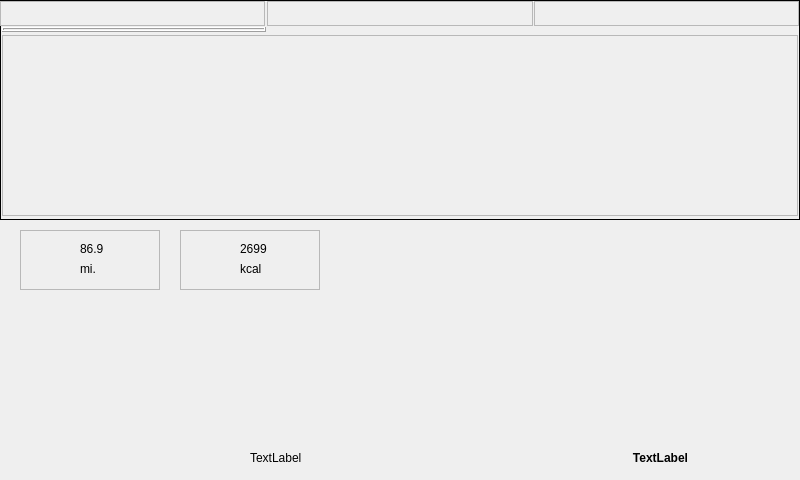
<?xml version="1.0" encoding="UTF-8"?>
<ui version="4.0">
 <class>Widget</class>
 <widget class="QWidget" name="Widget">
  <property name="geometry">
   <rect>
    <x>0</x>
    <y>0</y>
    <width>800</width>
    <height>480</height>
   </rect>
  </property>
  <property name="cursor">
   <cursorShape>BlankCursor</cursorShape>
  </property>
  <property name="windowTitle">
   <string>Widget</string>
  </property>
  <property name="autoFillBackground">
   <bool>true</bool>
  </property>
  <widget class="QFrame" name="frameCurtainMenu">
   <property name="geometry">
    <rect>
     <x>0</x>
     <y>0</y>
     <width>800</width>
     <height>220</height>
    </rect>
   </property>
   <property name="focusPolicy">
    <enum>Qt::NoFocus</enum>
   </property>
   <property name="frameShape">
    <enum>QFrame::Box</enum>
   </property>
   <property name="frameShadow">
    <enum>QFrame::Plain</enum>
   </property>
   <property name="lineWidth">
    <number>1</number>
   </property>
   <widget class="QFrame" name="frameBikeIndfo">
    <property name="geometry">
     <rect>
      <x>2</x>
      <y>35</y>
      <width>796</width>
      <height>181</height>
     </rect>
    </property>
    <property name="frameShape">
     <enum>QFrame::StyledPanel</enum>
    </property>
    <property name="frameShadow">
     <enum>QFrame::Raised</enum>
    </property>
    <widget class="QLabel" name="lbBikeWheel">
     <property name="geometry">
      <rect>
       <x>460</x>
       <y>0</y>
       <width>311</width>
       <height>171</height>
      </rect>
     </property>
     <property name="text">
      <string/>
     </property>
     <property name="pixmap">
      <pixmap resource="configuration.qrc">:/images/bike-rearwheel.png</pixmap>
     </property>
     <property name="alignment">
      <set>Qt::AlignCenter</set>
     </property>
    </widget>
   </widget>
   <widget class="QFrame" name="frameslide">
    <property name="geometry">
     <rect>
      <x>2</x>
      <y>27</y>
      <width>264</width>
      <height>5</height>
     </rect>
    </property>
    <property name="frameShape">
     <enum>QFrame::Box</enum>
    </property>
    <property name="frameShadow">
     <enum>QFrame::Raised</enum>
    </property>
   </widget>
   <widget class="hmiMouseEvent" name="lbInfo">
    <property name="geometry">
     <rect>
      <x>0</x>
      <y>1</y>
      <width>265</width>
      <height>25</height>
     </rect>
    </property>
    <property name="mouseTracking">
     <bool>true</bool>
    </property>
    <property name="frameShape">
     <enum>QFrame::StyledPanel</enum>
    </property>
    <property name="text">
     <string/>
    </property>
    <property name="pixmap">
     <pixmap resource="configuration.qrc">:/images/info.png</pixmap>
    </property>
    <property name="alignment">
     <set>Qt::AlignCenter</set>
    </property>
   </widget>
   <widget class="hmiMouseEvent" name="lbList">
    <property name="geometry">
     <rect>
      <x>267</x>
      <y>1</y>
      <width>266</width>
      <height>25</height>
     </rect>
    </property>
    <property name="mouseTracking">
     <bool>true</bool>
    </property>
    <property name="frameShape">
     <enum>QFrame::StyledPanel</enum>
    </property>
    <property name="frameShadow">
     <enum>QFrame::Plain</enum>
    </property>
    <property name="text">
     <string/>
    </property>
    <property name="pixmap">
     <pixmap resource="configuration.qrc">:/images/list.png</pixmap>
    </property>
    <property name="alignment">
     <set>Qt::AlignCenter</set>
    </property>
   </widget>
   <widget class="hmiMouseEvent" name="label">
    <property name="geometry">
     <rect>
      <x>534</x>
      <y>1</y>
      <width>265</width>
      <height>25</height>
     </rect>
    </property>
    <property name="mouseTracking">
     <bool>true</bool>
    </property>
    <property name="frameShape">
     <enum>QFrame::StyledPanel</enum>
    </property>
    <property name="frameShadow">
     <enum>QFrame::Plain</enum>
    </property>
    <property name="text">
     <string/>
    </property>
    <property name="pixmap">
     <pixmap resource="configuration.qrc">:/images/settings.png</pixmap>
    </property>
    <property name="alignment">
     <set>Qt::AlignCenter</set>
    </property>
   </widget>
  </widget>
  <widget class="QFrame" name="frameMI">
   <property name="geometry">
    <rect>
     <x>20</x>
     <y>230</y>
     <width>140</width>
     <height>60</height>
    </rect>
   </property>
   <property name="frameShape">
    <enum>QFrame::StyledPanel</enum>
   </property>
   <property name="frameShadow">
    <enum>QFrame::Raised</enum>
   </property>
   <widget class="QLabel" name="lbtrip">
    <property name="geometry">
     <rect>
      <x>10</x>
      <y>10</y>
      <width>40</width>
      <height>40</height>
     </rect>
    </property>
    <property name="text">
     <string/>
    </property>
    <property name="pixmap">
     <pixmap resource="configuration.qrc">:/images/trip.png</pixmap>
    </property>
    <property name="alignment">
     <set>Qt::AlignCenter</set>
    </property>
   </widget>
   <widget class="QLabel" name="lbtripValue">
    <property name="geometry">
     <rect>
      <x>60</x>
      <y>10</y>
      <width>67</width>
      <height>17</height>
     </rect>
    </property>
    <property name="text">
     <string>86.9</string>
    </property>
   </widget>
   <widget class="QLabel" name="lbtripUnit">
    <property name="geometry">
     <rect>
      <x>60</x>
      <y>30</y>
      <width>67</width>
      <height>17</height>
     </rect>
    </property>
    <property name="text">
     <string>mi.</string>
    </property>
   </widget>
  </widget>
  <widget class="QFrame" name="frameKCAL">
   <property name="geometry">
    <rect>
     <x>180</x>
     <y>230</y>
     <width>140</width>
     <height>60</height>
    </rect>
   </property>
   <property name="frameShape">
    <enum>QFrame::StyledPanel</enum>
   </property>
   <property name="frameShadow">
    <enum>QFrame::Raised</enum>
   </property>
   <widget class="QLabel" name="lbCalories">
    <property name="geometry">
     <rect>
      <x>10</x>
      <y>10</y>
      <width>40</width>
      <height>40</height>
     </rect>
    </property>
    <property name="text">
     <string/>
    </property>
    <property name="pixmap">
     <pixmap resource="configuration.qrc">:/images/calories.png</pixmap>
    </property>
    <property name="alignment">
     <set>Qt::AlignCenter</set>
    </property>
   </widget>
   <widget class="QLabel" name="lbCaloriesValue">
    <property name="geometry">
     <rect>
      <x>60</x>
      <y>10</y>
      <width>67</width>
      <height>17</height>
     </rect>
    </property>
    <property name="text">
     <string>2699</string>
    </property>
   </widget>
   <widget class="QLabel" name="lbCaloriesUnit">
    <property name="geometry">
     <rect>
      <x>60</x>
      <y>30</y>
      <width>67</width>
      <height>17</height>
     </rect>
    </property>
    <property name="text">
     <string>kcal</string>
    </property>
   </widget>
  </widget>
  <widget class="hmiMouseEvent" name="lbHighBeam">
   <property name="geometry">
    <rect>
     <x>80</x>
     <y>350</y>
     <width>81</width>
     <height>71</height>
    </rect>
   </property>
   <property name="mouseTracking">
    <bool>true</bool>
   </property>
   <property name="text">
    <string/>
   </property>
   <property name="pixmap">
    <pixmap resource="configuration.qrc">:/images/lights_off.png</pixmap>
   </property>
  </widget>
  <widget class="QLabel" name="label_2">
   <property name="geometry">
    <rect>
     <x>250</x>
     <y>450</y>
     <width>281</width>
     <height>16</height>
    </rect>
   </property>
   <property name="text">
    <string>TextLabel</string>
   </property>
  </widget>
  <widget class="hmiMouseEvent" name="lbCortainUpDown">
   <property name="geometry">
    <rect>
     <x>330</x>
     <y>220</y>
     <width>150</width>
     <height>41</height>
    </rect>
   </property>
   <property name="mouseTracking">
    <bool>true</bool>
   </property>
   <property name="text">
    <string/>
   </property>
   <property name="pixmap">
    <pixmap resource="configuration.qrc">:/images/top_curtain_drag_back.png</pixmap>
   </property>
   <property name="alignment">
    <set>Qt::AlignCenter</set>
   </property>
  </widget>
  <widget class="QLabel" name="label_3">
   <property name="geometry">
    <rect>
     <x>550</x>
     <y>450</y>
     <width>221</width>
     <height>16</height>
    </rect>
   </property>
   <property name="font">
    <font>
     <weight>75</weight>
     <bold>true</bold>
    </font>
   </property>
   <property name="text">
    <string>TextLabel</string>
   </property>
   <property name="alignment">
    <set>Qt::AlignCenter</set>
   </property>
  </widget>
 </widget>
 <customwidgets>
  <customwidget>
   <class>hmiMouseEvent</class>
   <extends>QLabel</extends>
   <header location="global">hmimouseevent.h</header>
  </customwidget>
 </customwidgets>
 <resources>
  <include location="configuration.qrc"/>
 </resources>
 <connections/>
</ui>
